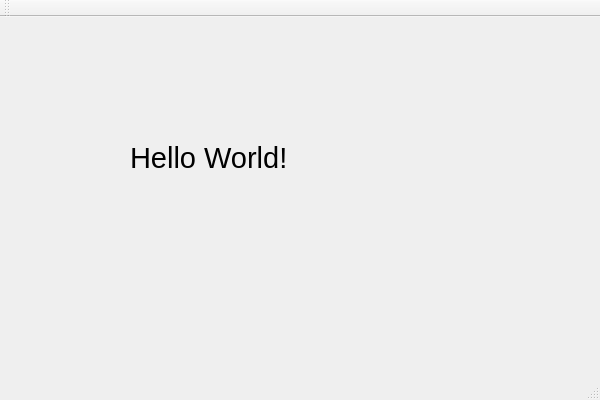
<?xml version="1.0" encoding="UTF-8"?>
<ui version="4.0">
 <class>HelloWorldClass</class>
 <widget class="QMainWindow" name="HelloWorldClass">
  <property name="geometry">
   <rect>
    <x>0</x>
    <y>0</y>
    <width>600</width>
    <height>400</height>
   </rect>
  </property>
  <property name="windowTitle">
   <string>HelloWorld</string>
  </property>
  <widget class="QWidget" name="centralWidget">
   <widget class="QLabel" name="label">
    <property name="geometry">
     <rect>
      <x>130</x>
      <y>100</y>
      <width>191</width>
      <height>81</height>
     </rect>
    </property>
    <property name="font">
     <font>
      <pointsize>22</pointsize>
     </font>
    </property>
    <property name="text">
     <string>Hello World!</string>
    </property>
   </widget>
  </widget>
  <widget class="QMenuBar" name="menuBar">
   <property name="geometry">
    <rect>
     <x>0</x>
     <y>0</y>
     <width>600</width>
     <height>22</height>
    </rect>
   </property>
  </widget>
  <widget class="QToolBar" name="mainToolBar">
   <attribute name="toolBarArea">
    <enum>TopToolBarArea</enum>
   </attribute>
   <attribute name="toolBarBreak">
    <bool>false</bool>
   </attribute>
  </widget>
  <widget class="QStatusBar" name="statusBar"/>
 </widget>
 <layoutdefault spacing="6" margin="11"/>
 <resources>
  <include location="HelloWorld.qrc"/>
 </resources>
 <connections/>
</ui>
